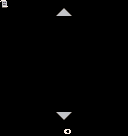

Rendered tile map (Tiled .tmx) drawn with the repository's tilesets; below, a short description and the full map source, tile grids included:
An orthogonal 16x17 tile map with 8x8 px tiles, 1 tile layer (Tile Layer 1), 3 tilesets.

<map version="1.4" tiledversion="1.4.3" orientation="orthogonal" renderorder="right-down" width="16" height="17" tilewidth="8" tileheight="8" infinite="0" nextlayerid="2" nextobjectid="1">
 <tileset firstgid="1" source="democart.tsx" />
 <tileset firstgid="257" source="tbj2_startcart2spr.tsx" />
 <tileset firstgid="513" source="pico8_symbols.tsx" />
 <layer id="1" name="Tile Layer 1" width="16" height="17">
  <data encoding="csv">
50,0,0,0,0,0,0,0,0,0,0,0,0,0,0,0,
0,0,0,0,0,0,0,1610612858,3758096506,0,0,0,0,0,0,0,
0,0,0,0,0,0,0,0,0,0,0,0,0,0,0,0,
0,0,0,0,0,0,0,0,0,0,0,0,0,0,0,0,
0,0,0,0,0,0,0,0,0,0,0,0,0,0,0,0,
0,0,0,0,0,0,0,0,0,0,0,0,0,0,0,0,
0,0,0,0,0,0,0,0,0,0,0,0,0,0,0,0,
0,0,0,0,0,0,0,0,0,0,0,0,0,0,0,0,
0,0,0,0,0,0,0,0,0,0,0,0,0,0,0,0,
0,0,0,0,0,0,0,0,0,0,0,0,0,0,0,0,
0,0,0,0,0,0,0,0,0,0,0,0,0,0,0,0,
0,0,0,0,0,0,0,0,0,0,0,0,0,0,0,0,
0,0,0,0,0,0,0,0,0,0,0,0,0,0,0,0,
0,0,0,0,0,0,0,0,0,0,0,0,0,0,0,0,
0,0,0,0,0,0,0,536871034,2684354682,0,0,0,0,0,0,0,
0,0,0,0,0,0,0,0,0,0,0,0,0,0,0,0,
0,0,0,0,0,0,0,0,524,0,0,0,0,0,0,0
</data>
 </layer>
</map>
